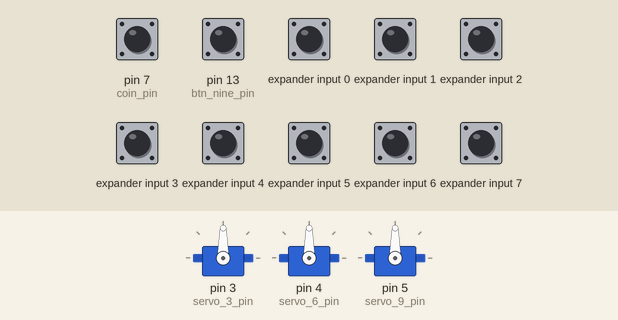
The sketch below on a simulated Arduino Uno, built with avr-gcc and run on an emulated ATmega328P. On the bench: 3 × servo. Wiring (inferred from the names in the program): input shift register (74HC165): load pin 8; clock pin 12; serial out pin 11; CE pin 9. Inputs (shaded band) come from the test bench; at power-on: expander input 0–7 HIGH, pin 7 (coin_pin), pin 13 (btn_nine_pin) LOW. What the sketch prints to the serial monitor is not drawn.

Above: at 5.2 s.
5.3 s: pin 7 (coin_pin) pulsed HIGH 2 times (0.12 s each, 0.3 s apart)
At 6.3 s:
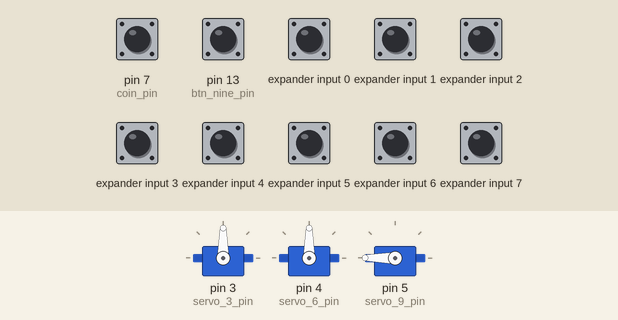
Timing chart, 0 to 8.3 s (numbered marks = the images above; inputs shaded):
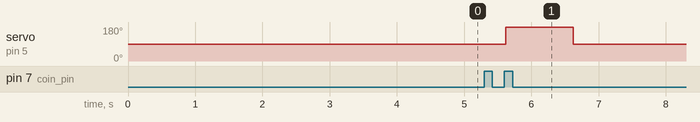

The sketch:

sketch_oct04e_jisu_.ino
```cpp
/*
 * 지수가 한 부분
모터추가
모터 돌리기 전 딜레이
코인 넣으면 동작
 */

#include <Servo.h>

#define NUMBER_OF_SHIFT_CHIPS   1     /* Width of data (how many ext lines).*/
#define DATA_WIDTH   NUMBER_OF_SHIFT_CHIPS * 8  /* Width of pulse to trigger the shift register to read and latch.*/
#define PULSE_WIDTH_USEC   5   /* Optional delay between shift register reads.*/
#define POLL_DELAY_MSEC   1000 /* You will need to change the "int" to "long" If the NUMBER_OF_SHIFT_CHIPS is higher than 2.*/
#define BYTES_VAL_T unsigned int

// 지수가 선언한 부분: 스프링이 돌아가는 시간과 스피드
#define SPRING_DELAY 2000
#define SPRING_SPEED 180

int ploadPin        = 8;  // Connects to Parallel load pin the 165
int clockEnablePin  = 9;  // Connects to Clock Enable pin the 165
int dataPin         = 11; // Connects to the Q7 pin the 165
int clockPin        = 12; // Connects to the Clock pin the 165

int servo_3_pin  = 3; // 서보모터
int servo_6_pin  = 4; // 서보모터
int servo_9_pin  = 5; // 서보모터

int coin_pin     = 7; // 코인슬롯

BYTES_VAL_T pinValues;
BYTES_VAL_T oldPinValues;

const char tx=1;
int btn_nine_state = 0;
const char btn_nine_pin = 13;

int coinCounter = 0;
int coin_state = 0;
int last_coin_state = 0;

Servo servo_3, servo_6, servo_9;

void setup() {
  Serial.begin(9600);


  /* Initialize our digital pins...*/
  pinMode(ploadPin, OUTPUT);
  pinMode(clockEnablePin, OUTPUT);
  pinMode(clockPin, OUTPUT);
  pinMode(dataPin, INPUT);

  digitalWrite(clockPin, LOW);
  digitalWrite(ploadPin, HIGH);

  /* Read in and display the pin states at startup.*/
  pinValues = read_shift_regs();
  display_pin_values();
  oldPinValues = pinValues;

  pinMode(btn_nine_pin, INPUT);
  pinMode(tx, OUTPUT);

  on_off_motor(0,1);
  servo_3.attach(servo_3_pin);
  servo_6.attach(servo_6_pin);
  servo_9.attach(servo_9_pin);

}

void loop() {


  coin_state = digitalRead(coin_pin);

  if(coin_state != last_coin_state){
    if(coin_state == LOW){
      coinCounter++;
      Serial.print("coin count = ");
      Serial.println(coinCounter);
    }
    delay(50);
  }
  last_coin_state = coin_state;

//  ---------------coin detected-----------------
  if(coinCounter >= 1){
    btn_nine_state = digitalRead(btn_nine_pin);

    if(btn_nine_state == LOW)
    {
      coinCounter--;
      Serial.print("coin count = ");
      Serial.println(coinCounter);

      delay(150);
      servo_9.write(180);
      delay(1000);  // 9번째 모터가 돌아가는 시간
      coinCounter--;
      Serial.print("coin count = ");
      Serial.println(coinCounter);
       servo_9.write(90);
    }

    pinValues = read_shift_regs();

    if(pinValues != oldPinValues)
    {
      coinCounter--;
      Serial.print("coin count = ");
      Serial.println(coinCounter);
      display_pin_values();
      oldPinValues = pinValues;
    }
    delay(POLL_DELAY_MSEC);
  }
}

/*for button register*/
BYTES_VAL_T read_shift_regs()
{
    long bitVal;
    BYTES_VAL_T bytesVal = 0;

    /* Trigger a parallel Load to latch the state of the data lines,
    */
    digitalWrite(clockEnablePin, HIGH);
    digitalWrite(ploadPin, LOW);
    delayMicroseconds(PULSE_WIDTH_USEC);
    digitalWrite(ploadPin, HIGH);
    digitalWrite(clockEnablePin, LOW);

    /* Loop to read each bit value from the serial out line
     * of the SN74HC165N.
    */
    for(int i = 0; i < DATA_WIDTH; i++)
    {
        bitVal = digitalRead(dataPin);

        /* Set the corresponding bit in bytesVal.
        */
        bytesVal |= (bitVal << ((DATA_WIDTH-1) - i));

        /* Pulse the Clock (rising edge shifts the next bit).
        */
        digitalWrite(clockPin, HIGH);
        delayMicroseconds(PULSE_WIDTH_USEC);
        digitalWrite(clockPin, LOW);
    }

    return(bytesVal);
}

/* Dump the list of zones along with their current status.
*/
void display_pin_values()
{

    for(int i = 0; i < DATA_WIDTH; i++)
    {

        if((pinValues >> i) & 1){

          if((i+1) == 3){
            servo_3.write(90);
            delay(SPRING_DELAY);
          }
          else if((i+1) == 6){
            servo_6.write(90);
            delay(SPRING_DELAY);
          }
          else{
            set_ch_pos_spd(i+1, 3850, 50);
          }

        }
        else{
          delay(500);

          if((i+1) == 3){
            servo_3.write(SPRING_SPEED);
            delay(SPRING_DELAY);
          }
          else if((i+1) == 6){
            servo_6.write(SPRING_SPEED);
            delay(SPRING_DELAY);
          }
          else{
          set_ch_pos_spd(i+1, 400, 50);
          }

        }
    }
}

/*for motor expand module*/
void on_off_motor(unsigned char channel, unsigned char on){
  unsigned char first_byte = 0;
  first_byte = 0b11000000|channel;
  Serial.write(first_byte);
  Serial.write(on);
}

void set_ch_pos_spd(unsigned char channel, unsigned int position, unsigned char velocity){
  unsigned char first_byte = 0;
  unsigned char high_byte = 0;
  unsigned char low_byte = 0;

  first_byte = 0b11100000|channel;
  high_byte = (position>>6) & 0b01111111;
  low_byte = position & 0b00111111;

  Serial.write(first_byte);
  Serial.write(high_byte);
  Serial.write(low_byte);
  Serial.write(velocity);
}
```

Measured:
- after the input at 5.3 s, servo on pin 5 (servo_9_pin): 90° → 180° after 0.32 s, → 90° 1.0 s later
